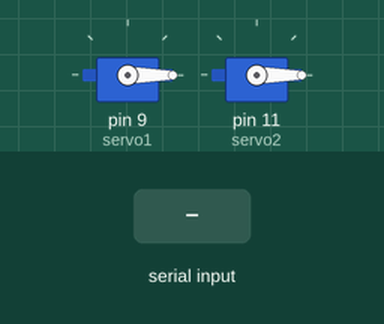
A sketch run on a simulated Arduino Uno, built with avr-gcc and run on an emulated ATmega328P. Shown: 2 × servo. The inputs (shaded band) are chosen by the test bench. What the sketch prints to the serial monitor is not drawn.

Above: at 1.2 s.
1.3 s: "90,45\n" received over Serial
At 2.2 s:
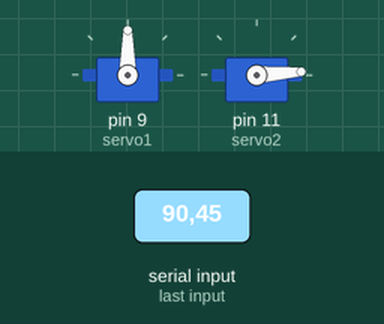
2.8 s: "30,150\n" received over Serial
At 3.3 s:
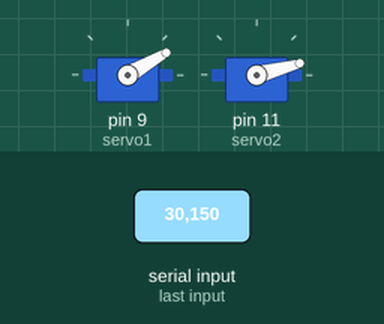
4.3 s: ",\n" received over Serial
At 5.5 s:
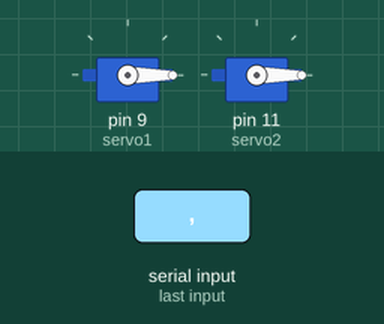
Timing chart, 0 to 7.3 s (numbered marks = the images above; inputs shaded):
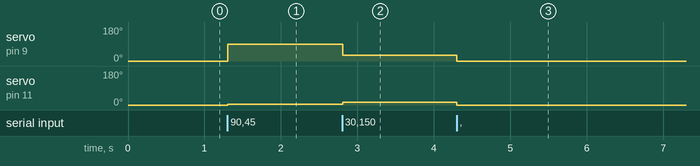

The sketch:

posetest.ino
```cpp
#include <Servo.h>

Servo servo1;
Servo servo2;

const byte numValues = 2; // number of values in the array
int values[numValues]; // initialize array to hold received values
byte i = 0; // counter for the array index
int val_1,val_2,val_3,val_4;


void setup() {
  Serial.begin(9600); // initialize serial communication
  servo1.attach(9);
  servo2.attach(11);
}

void loop() {
  if (Serial.available() > 0) { // check if data is available
    String data = Serial.readStringUntil('\n'); // read the data as string
    int start = 0; // start index for extracting numbers from string
    for (byte end = 0; end < data.length(); end++) { // loop through the string
      if (data.charAt(end) == ',') { // check for comma delimiter
        values[i] = data.substring(start, end).toInt(); // extract and convert the number
        i++; // increment the array index
        start = end + 1; // update the start index
      }
    }
    values[i] = data.substring(start, data.length() - 1).toInt(); // extract the last number
    i = 0; // reset the array index
    // do something with the received values

  }
    val_1 = values[0];
    val_2 = values[1];

    servo1.write(val_1);
    servo2.write(val_2);
      Serial.println(values[0]);
      Serial.println(values[1]);

}
```

Measured:
- after the input at 1.3 s, servo on pin 9 (servo1): 0° → 90° at once; servo on pin 11 (servo2): 0° → 4° at once
- after the input at 2.8 s, servo on pin 9 (servo1): 90° → 30° at once; servo on pin 11 (servo2): 4° → 15° at once
- after the input at 4.3 s, servo on pin 9 (servo1): 30° → 0° at once; servo on pin 11 (servo2): 15° → 0° at once
